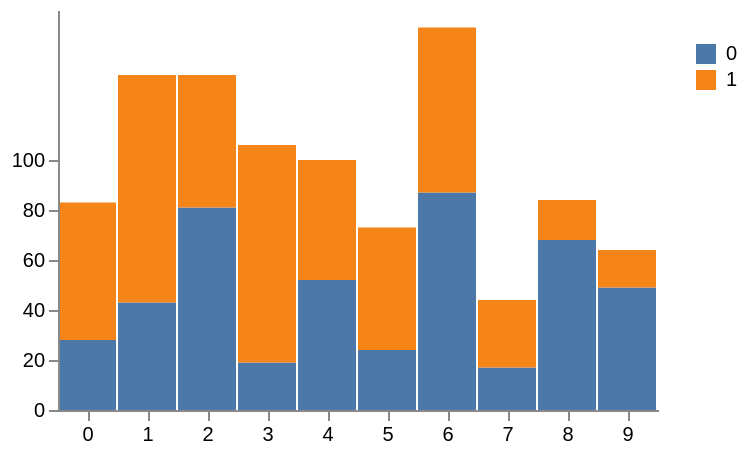

Specify this chart in Vega-Lite:
### Vega specification from a JSON file in a GitHub repository (floating-point values rounded to 4 significant figures)
{"$schema": "https://vega.github.io/schema/vega/v3.json", "width": 300, "height": 200, "padding": 5, "data": {"name": "table", "values": [{"x": 0, "y": 28, "variable": 0}, {"x": 0, "y": 55, "variable": 1}, {"x": 1, "y": 43, "variable": 0}, {"x": 1, "y": 91, "variable": 1}, {"x": 2, "y": 81, "variable": 0}, {"x": 2, "y": 53, "variable": 1}, {"x": 3, "y": 19, "variable": 0}, {"x": 3, "y": 87, "variable": 1}, {"x": 4, "y": 52, "variable": 0}, {"x": 4, "y": 48, "variable": 1}, {"x": 5, "y": 24, "variable": 0}, {"x": 5, "y": 49, "variable": 1}, {"x": 6, "y": 87, "variable": 0}, {"x": 6, "y": 66, "variable": 1}, {"x": 7, "y": 17, "variable": 0}, {"x": 7, "y": 27, "variable": 1}, {"x": 8, "y": 68, "variable": 0}, {"x": 8, "y": 16, "variable": 1}, {"x": 9, "y": 49, "variable": 0}, {"x": 9, "y": 15, "variable": 1}], "transform": [{"type": "stack", "groupby": ["x"], "sort": {"field": "variable"}, "field": "y"}]}, "scales": [{"name": "x", "type": "band", "range": "width", "domain": {"data": "table", "field": "x"}}, {"name": "y", "type": "linear", "range": "height", "nice": true, "zero": true, "domain": {"data": "table", "field": "y1"}}, {"name": "color", "type": "ordinal", "range": "category", "domain": {"data": "table", "field": "variable"}}], "legends": [{"fill": "color", "title": "", "orient": "right", "encode": {"symbols": {"enter": {"shape": {"value": "square"}}}, "labels": {"update": {"text": {"field": "value"}}}}}], "axes": [{"orient": "bottom", "scale": "x", "zindex": 1}, {"orient": "left", "scale": "y", "zindex": 1, "values": [0, 20, 40, 60, 80, 100]}], "marks": [{"type": "rect", "from": {"data": "table"}, "encode": {"enter": {"x": {"scale": "x", "field": "x"}, "width": {"scale": "x", "band": 1, "offset": -1}, "y": {"scale": "y", "field": "y0"}, "y2": {"scale": "y", "field": "y1"}, "fill": [{"test": "false && datum.color", "field": "color"}, {"scale": "color", "field": "variable"}]}, "update": {"fillOpacity": {"value": 1}}, "hover": {"fillOpacity": {"value": 1}}}}, {"type": "text", "from": {"data": "table"}, "interactive": false, "encode": {"enter": {"text": {"field": "display"}, "x": {"scale": "x", "field": "x"}, "y": {"scale": "y", "field": "y0"}, "dx": {"value": 15}, "dy": {"value": -5}, "align": {"value": "left"}, "baseline": {"value": "bottom"}}}}]}
